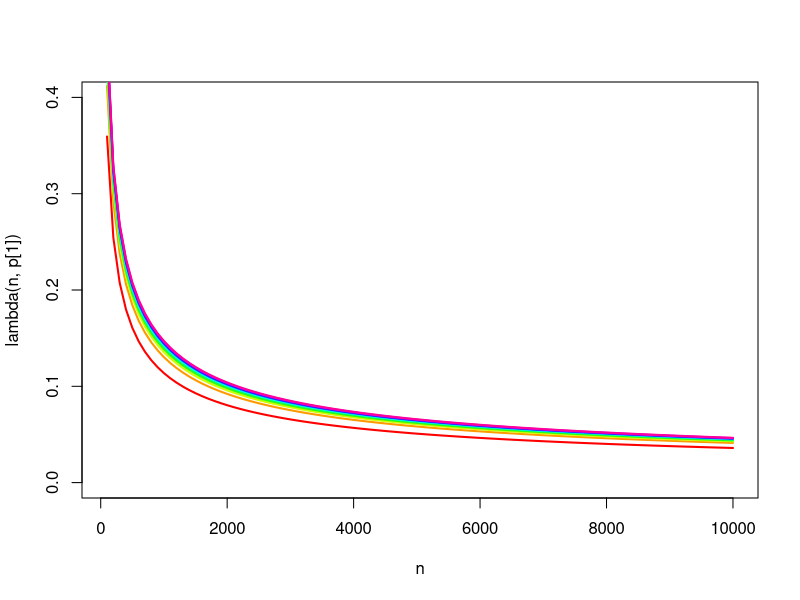

Source code (R):
lambda <- function(n,p,c=1.1){
  g <- .1/log(max(p,n))
  lambda <- c*qnorm(1-.5*g/p)/sqrt(n)
  return(lambda)
}

n <- seq(100,10000,by=100)
p <- seq(10,500,by=50)
my.colors<- rainbow(length(p))

plot(n,lambda(n,p[1]), type="line",lwd=2, ylim=c(0,.4),col=my.colors[1])

for(j in 2:length(p)){
  lines(n,lambda(n,p[j]),lwd=2, col=my.colors[j])
}

### rationaliser le c de l'application tabac 
lambda_applitabac <- 6.4113e-04
n <- 39
p <- 13

k <- 0
c <- 1.01006e-05
repeat{
  k <- k+1
  if(lambda(n,p,c)-lambda_applitabac > 0){
    c <- .99999*c
  } else {
    c <- 1.00001*c
  }
  if(k > 1000) break
}
